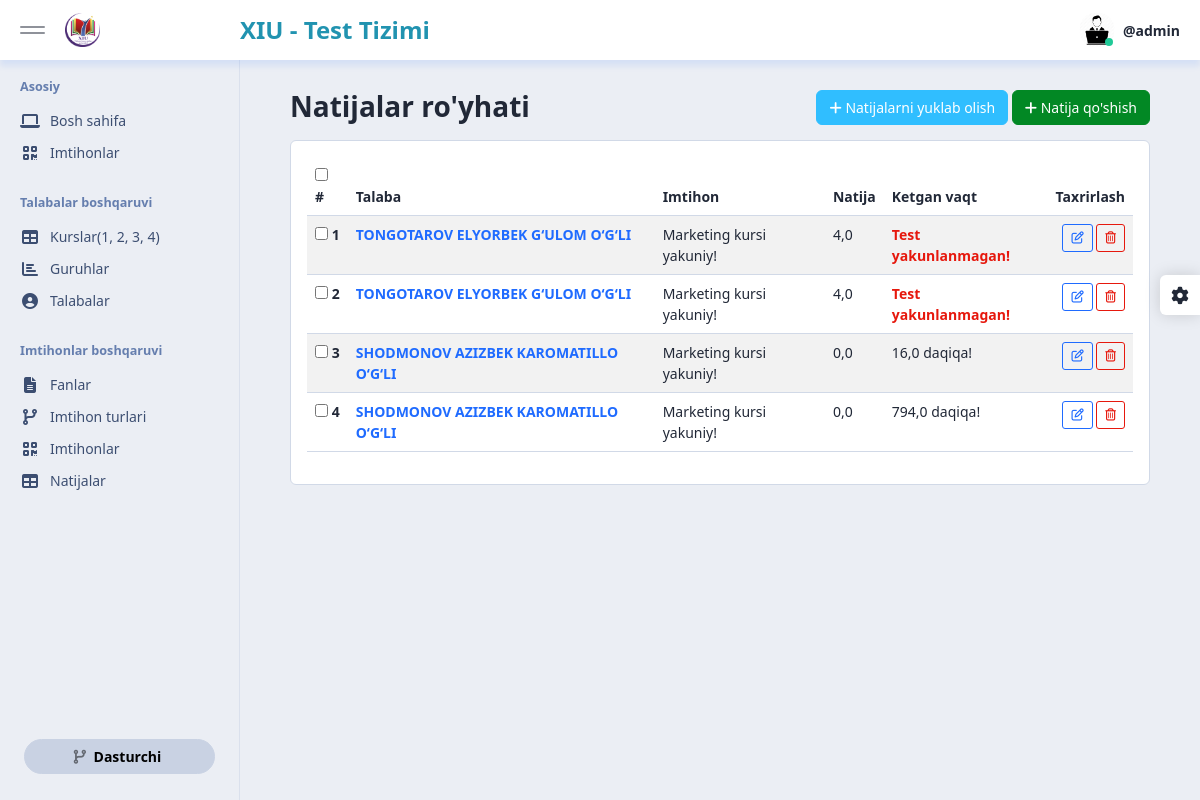
The app's page /dashboard/quiz/result-quiz/14/ (signed in) with its own data.
### quiz_app/models.py (models this page shows)
class Result(models.Model):
    quiz = models.ForeignKey(Quiz, on_delete=models.CASCADE, related_name='results')
    student = models.ForeignKey(Student, on_delete=models.CASCADE)
    score = models.FloatField()
    random_quizes = models.ManyToManyField(Question)
    answers = models.ManyToManyField(UserAskedAnswer)
    start_time = models.DateTimeField(auto_now_add=True)
    end_time = models.DateTimeField(null=True, blank=True)
    status = models.BooleanField(default=False)
    class Meta:
        ordering = ['-id']

class Quiz(models.Model):
    title = models.CharField(max_length=455)
    quiz_type = models.ForeignKey(QuizType, on_delete=models.CASCADE, related_name='quizes')
    start_time = models.DateTimeField(default=timezone.now)
    end_time = models.DateTimeField(default=timezone.now)
    deadline = models.DurationField(default=timezone.timedelta(minutes=30))
    max_questions = models.BigIntegerField(default=30)
    subject = models.ForeignKey(Subject, on_delete=models.CASCADE)
    groups = models.ManyToManyField(Group, blank=True)
    no_permission_students = models.ManyToManyField(Student, blank=True)
    maximum_attempts = models.PositiveIntegerField(default=2)
    status = models.BooleanField(default=False)
    def __str__(self):
        return self.title
    class Meta:
        ordering = ['-id']

### student_app/models.py (models this page shows)
class Student(models.Model):
    group = models.ForeignKey(Group, on_delete=models.CASCADE, related_name='students')
    name = models.CharField(max_length=455)
    def __str__(self):
        return self.name
    class Meta:
        ordering = ['-id']

### dashboard_app/views/quiz.py (the view)
# urls.py: path('quiz/result-quiz/<int:pk>/', result_list_by_quiz_id, name='result_list_by_quiz_id'),
@login_required(login_url='login_page')
@user_passes_test(lambda u: u.is_staff)
def result_list_by_quiz_id(request, pk):
    quiz = Quiz.objects.get(id=pk)
    results = Result.objects.filter(quiz=quiz)
    ctx = {
        'results': results,
        'quiz': quiz
    }
    return render(request, 'dashboard/quiz/results/list-quiz.html', ctx)

### dashboard_app/templatetags/duration_filters.py (called while the page is built)
@register.filter(name='duration_in_minutes')
def get_duration_in_minutes(start_time, end_time):
    if start_time is None or end_time is None:
        return None  # Agar start_time yoki end_time None bo'lsa, natija ham None bo'ladi
    duration = end_time - start_time
    duration_in_minutes = duration.total_seconds() // 60
    return duration_in_minutes

### templates/dashboard/quiz/results/list-quiz.html (shortened to what this page needs)
{% extends "dashboard/base.html" %}
{% load duration_filters %}
{% block content %}
<div id="content" class="app-content">
    <div class="row">
        <div class="col-xl-6">
            <h1 class="page-header mb-3">
                    Natijalar ro'yhati
            </h1>
        </div>
        {% if request.user.is_superuser %}
            <div class="col-xl-6 text-end">
                <a href="/admin/quiz_app/result/export/?quiz__id__exact={{quiz.id}}" class="btn btn-info mb-2 text-white">
                    <i class="fas fa-plus"></i> Natijalarni yuklab olish
                </a>
                <a class="btn btn-success mb-2" href="{% url 'result_create' %}">
                    <i class="fas fa-plus"></i> Natija qo'shish
                </a>
            </div>
        {% else %}
            <div class="col-xl-6 text-end">
                <a href="/admin/quiz_app/result/export/?quiz__id__exact={{quiz.id}}" class="btn btn-info mb-2 text-white">
                    <i class="fas fa-plus"></i> Natijalarni yuklab olish
                </a>
            </div>
        {% endif %}
    </div>
    <div class="row">
        <div class="col-12">
            <div class="card">
                <div class="card-body table-responsive">
                    <form method="post" action="{% url 'result_checked_delete' %}">
                        <table class="table table-striped">
                            {% if results %}
                                <thead>
                                <tr>
                                    {% if request.user.is_superuser %}
                                        <th scope="col"><input type="checkbox" id="select-all"> #</th>
                                    {% else %}
                                        <th scope="col"> #</th>
                                    {% endif %}
                                    <th scope="col">Talaba</th>
                                    <th scope="col">Imtihon</th>
                                    <th scope="col">Natija</th>
                                    <th scope="col">Ketgan vaqt</th>
                                    {% if request.user.is_superuser %}
                                        <th scope="col" class="text-end">Taxrirlash</th>
                                    {% endif %}
                                </tr>
                            </thead>
                                <tbody>
                                {% for result in results %}
                                    <tr>
                                        {% if request.user.is_superuser %}
                                            <th scope="row">
                                                <input type="checkbox" name="result_ids" value="{{ result.id }}"> {{ forloop.counter }}
                                            </th>
                                        {% else %}
                                            <th scope="row">
                                                {{ forloop.counter }}
                                            </th>
                                        {% endif %}
                                        {% if request.user.is_superuser %}
                                            <td class="fw-bold">
                                                <a class="text-decoration-none" href="{% url 'result_edit' pk=result.id %}">
                                                    {{ result.student }}
                                                </a>
                                            </td>
                                        {% else %}
                                            <td class="fw-bold">
                                                <span class="text-decoration-none">
                                                    {{ result.student }}
                                                </span>
                                            </td>
                                        {% endif %}
                                        <td>
                                            {{ result.quiz }}
                                        </td>
                                        <td>
                                            {{ result.score }}
                                        </td>
                                        <td>
                                            {% if result.start_time|duration_in_minutes:result.end_time %}
                                                {{ result.start_time|duration_in_minutes:result.end_time }} daqiqa!
                                            {% else %}
                                                <b class="text-danger">Test yakunlanmagan!</b>
                                            {% endif %}
                                        </td>
                                        {% if request.user.is_superuser %}
                                            <td align="right">
                                                <a href="{% url 'result_edit' pk=result.id %}" class="btn btn-sm btn-outline-primary">
                                                    <i class="far fa-edit"></i>
                                                </a>
                                                <button type="button" data-bs-toggle="modal" data-bs-target="#modalDelete"
                                                        data-result-id="{{ result.id }}" data-result-name="{{ result.student }}"
                                                        class="btn btn-sm btn-outline-danger">
                                                    <i class="far fa-trash-alt"></i>
                                                </button>
                                            </td>
                                        {% endif %}
                                    </tr>
                                {% endfor %}
                            </tbody>
                            {% else %}
                                <h5 class="text-danger">Hozircha natijalar yo'q!</h5>
                            {% endif %}
                    </table>
                    </form>
                </div>
            </div>
        </div>
    </div>
</div>
{% endblock content %}

### templates/dashboard/base.html (shortened to what this page needs)
{% load static %}
<!DOCTYPE html>
<html lang="en">
<head>
    <link href="{% static 'dashboard/css/vendor.min.css' %}" rel="stylesheet">
    <link href="{% static 'dashboard/css/app.min.css' %}" rel="stylesheet">
</head>
<body>
<div id="app" class="app">
    <div id="header" class="app-header">
        <div class="brand">
            <div class="desktop-toggler">
                <button type="button" class="menu-toggler" data-toggle="sidebar-minify">
                    <span class="bar"></span>
                    <span class="bar"></span>
                </button>
            </div>
            <a href="{% url 'dashboard_home' %}">
                <img src="{% static 'dashboard/images/logo-xiu.png' %}" class="invert-dark" alt="" width="20%">
            </a>
        </div>
        <div class="menu d-flex justify-content-between align-items-center">
            <div class="menu-item">
                <span style="color: #2193b0; font-size: 24px; font-weight: bold;">XIU - Test Tizimi</span>
            </div>
            <div class="menu-item dropdown">
                <a href="#" data-bs-toggle="dropdown" data-display="static" class="menu-link">
                    <div class="menu-img online">
                        {% if user.is_superuser %}
                            <img src="{% static 'dashboard/images/superadmin-icon.jpg' %}" alt="" class="ms-100 mh-100 rounded-circle">
                        {% elif user.is_staff %}
                            <img src="{% static 'dashboard/images/superadmin-icon.jpg' %}" alt="" class="ms-100 mh-100 rounded-circle">
                        {% elif user.is_authenticated %}
                            <img src="{% static 'dashboard/images/student-icon.png' %}" alt="" class="ms-100 mh-100 rounded-circle">
                        {% endif %}
                    </div>
                    <div class="menu-text"><span class="fw-bold">@{{ request.user.username }}</span>
                    </div>
                </a>
            </div>
        </div>
    </div>
    <div id="sidebar" class="app-sidebar">
        <div class="app-sidebar-content" data-scrollbar="true" data-height="100%">
            <div class="menu">
                <div class="menu-header">Asosiy</div>
                <div class="menu-item">
                    <a href="{% url 'dashboard_home' %}" class="menu-link">
                        <span class="menu-icon"><i class="fa fa-laptop"></i></span>
                        <span class="menu-text">Bosh sahifa</span>
                    </a>
                </div>
                <div class="menu-item">
                    <a href="{% url 'quiz_list' %}" class="menu-link">
                        <span class="menu-icon"><i class="fa fa-qrcode"></i></span>
                        <span class="menu-text">Imtihonlar</span>
                    </a>
                </div>
                <div class="menu-divider"></div>
                <div class="menu-header">Talabalar boshqaruvi</div>
                <div class="menu-item">
                    <a href="{% url 'grade_list' %}" class="menu-link">
                        <span class="menu-icon"><i class="fa fa-table"></i></span>
                        <span class="menu-text">Kurslar(1, 2, 3, 4)</span>
                    </a>
                </div>
                <div class="menu-item">
                    <a href="{% url 'group_list' %}" class="menu-link">
                        <span class="menu-icon"><i class="fa fa-chart-bar"></i></span>
                        <span class="menu-text">Guruhlar</span>
                    </a>
                </div>
                <div class="menu-item">
                    <a href="{% url 'student_list' %}" class="menu-link">
                        <span class="menu-icon"><i class="fa fa-user-circle"></i></span>
                        <span class="menu-text">Talabalar</span>
                    </a>
                </div>
                <div class="menu-divider"></div>
                <div class="menu-header">Imtihonlar boshqaruvi</div>
                <div class="menu-item">
                    <a href="{% url 'subject_list' %}" class="menu-link">
                        <span class="menu-icon"><i class="fa fa-file-alt"></i></span>
                        <span class="menu-text">Fanlar</span>
                    </a>
                </div>
                <div class="menu-item">
                    <a href="{% url 'quiz_type_list' %}" class="menu-link">
                        <span class="menu-icon"><i class="fa fa-code-branch"></i></span>
                        <span class="menu-text">Imtihon turlari</span>
                    </a>
                </div>
                <div class="menu-item">
                    <a href="{% url 'quiz_list' %}" class="menu-link">
                        <span class="menu-icon"><i class="fa fa-qrcode"></i></span>
                        <span class="menu-text">Imtihonlar</span>
                    </a>
                </div>
                <div class="menu-item">
                    <a href="{% url 'result_list' %}" class="menu-link">
                        <span class="menu-icon"><i class="fa fa-table"></i></span>
                        <span class="menu-text">Natijalar</span>
                    </a>
                </div>
                <div class="p-3 px-4 mt-auto hide-on-minified">
                    <a href="https://seantheme.com/asp-studio/documentation/index.html" target="_blank"
                       class="btn btn-secondary d-block w-100 fw-600 rounded-pill">
                        <i class="fa fa-code-branch me-1 ms-n1 opacity-5"></i> Dasturchi
                    </a>
                </div>
            </div>
        </div>
    </div>
    {% block content %}
    {% endblock content %}
    <div class="theme-panel">
        <a href="javascript:;" data-click="theme-panel-expand" class="theme-collapse-btn"><i class="fa fa-cog"></i></a>
    </div>
</div>
</body>
</html>

### records on screen
Result: student "TONGOTAROV ELYORBEK G‘ULOM O‘G‘LI", quiz "Marketing kursi yakuniy!", score "4,0", shows "Test yakunlanmagan!"
Result: student "TONGOTAROV ELYORBEK G‘ULOM O‘G‘LI", quiz "Marketing kursi yakuniy!", score "4,0", shows "Test yakunlanmagan!"
Result: student "SHODMONOV AZIZBEK KAROMATILLO O‘G‘LI", quiz "Marketing kursi yakuniy!", score "0,0", start_time|duration_in_minutes "16,0"
Result: student "SHODMONOV AZIZBEK KAROMATILLO O‘G‘LI", quiz "Marketing kursi yakuniy!", score "0,0", start_time|duration_in_minutes "794,0"

### other values on screen
{{ request.user.username }} "admin"
